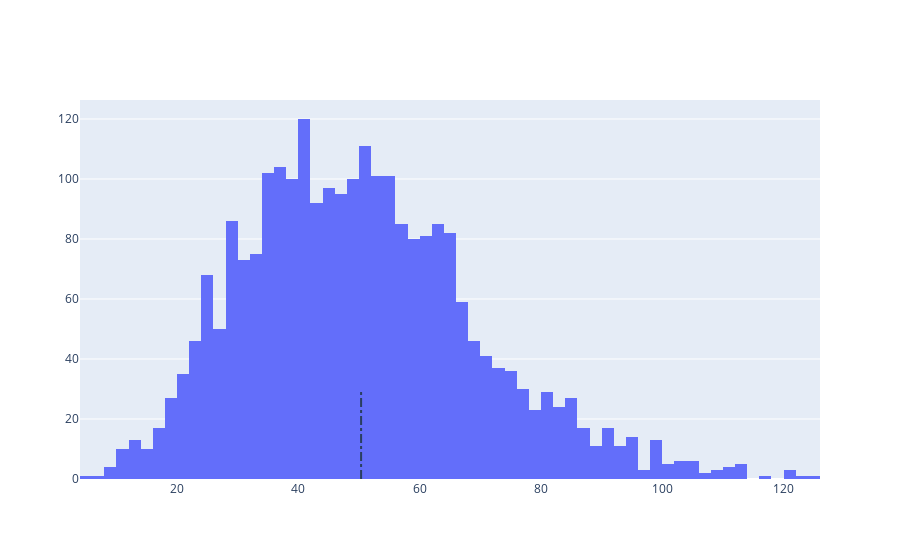

The notebook cell saved with this chart:
### Markdown cell above
Lets see the distributions first

### Code cell
# Average rating of apps
avg_bb = bb_df["bb"].mean(skipna=True)
print('Average app rating = ', avg_bb)

# Distribution of apps according to their ratings
data = [go.Histogram(
        x = bb_df['bb']
)]

# Vertical dashed line to indicate the average app rating
layout = {'shapes': [{
              'type' :'line',
              'x0': avg_bb,
              'y0': 0,
              'x1': avg_bb,
              'y1': 30,
              'line': { 'dash': 'dashdot'}
          }]
          }

plotly.offline.iplot({'data': data, 'layout': layout})

### Figure 1 — Plotly figure (JSON) as saved in the notebook; plotly's stock layout.template omitted (floating-point values rounded to 4 significant figures; data arrays with more than 128 entries replaced by an {"elided": "..."} marker saying what was removed)
{"data": [{"type": "histogram", "x": {"elided": "2527 float values"}}], "layout": {"shapes": [{"line": {"dash": "dashdot"}, "type": "line", "x0": 50.34, "x1": 50.34, "y0": 0, "y1": 30}]}}
